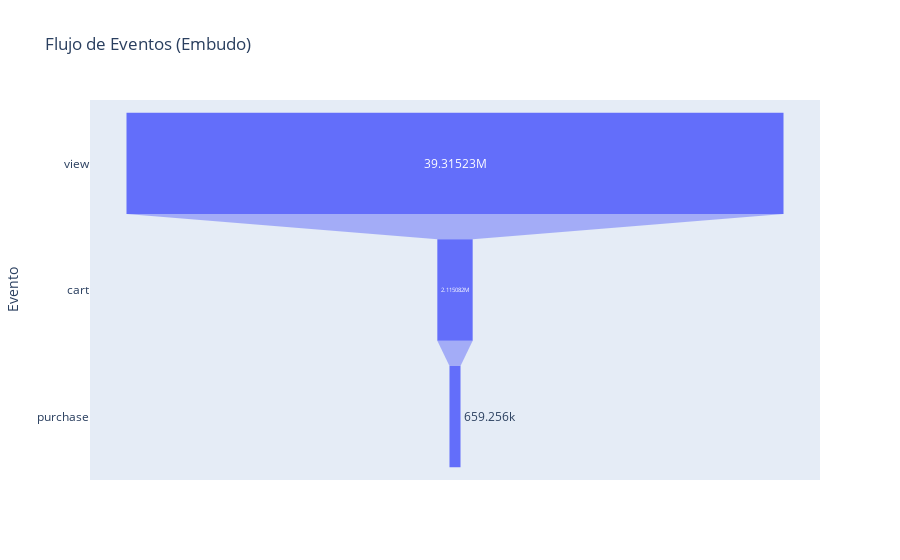

Notebook code for this chart:
### Code cell
# Contar la cantidad de cada tipo de evento
event_counts = ecommerce["event_type"].value_counts()

# Crear un DataFrame con el flujo de eventos
funnel_data = pd.DataFrame({
    "Evento": event_counts.index,
    "Cantidad": event_counts.values
})


# Gráfico de embudo
fig = px.funnel(funnel_data, x="Cantidad", y="Evento", title="Flujo de Eventos (Embudo)")
fig.show()

### Figure 1 — Plotly figure (JSON) as saved in the notebook; plotly's stock layout.template omitted (floating-point values rounded to 4 significant figures)
{"data": [{"hovertemplate": "Cantidad=%{x}<br>Evento=%{y}<extra></extra>", "legendgroup": "", "marker": {"color": "#636efa"}, "name": "", "orientation": "h", "showlegend": false, "type": "funnel", "x": [39315226, 2115082, 659256], "xaxis": "x", "y": ["view", "cart", "purchase"], "yaxis": "y"}], "layout": {"legend": {"tracegroupgap": 0}, "title": {"text": "Flujo de Eventos (Embudo)"}, "xaxis": {"anchor": "y", "domain": [0, 1], "title": {"text": "Cantidad"}}, "yaxis": {"anchor": "x", "domain": [0, 1], "title": {"text": "Evento"}}}}
